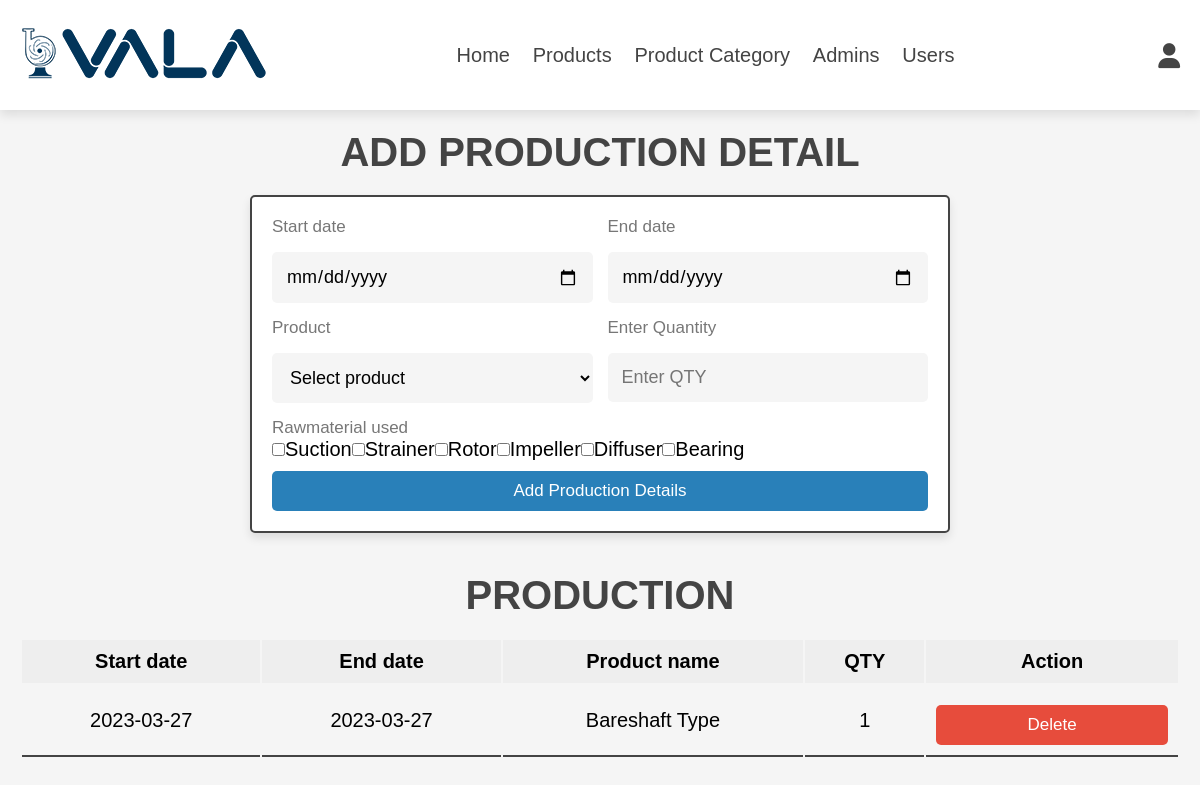
The page /production.php (signed in) on the database its author committed.
### tables this page shows
CREATE TABLE `rawmaterial` (
  `rawmaterial_id` int(11) NOT NULL,
  `rawmaterial_name` varchar(30) NOT NULL
);

CREATE TABLE `production` (
  `production_id` int(11) NOT NULL,
  `start_date` date DEFAULT NULL,
  `end_date` date DEFAULT NULL,
  `product_id` int(11) NOT NULL
);

CREATE TABLE `product` (
  `product_id` int(11) NOT NULL,
  `product_name` varchar(30) NOT NULL,
  `QOH` int(11) NOT NULL,
  `price` float NOT NULL,
  `img` varchar(50) NOT NULL,
  `description` varchar(255) DEFAULT NULL,
  `status` tinyint(4) NOT NULL,
  `product_cate_id` int(11) NOT NULL
);

### production.php (the view, shortened to what this page needs)
<?php
include 'admin_header.php';
include 'config.php';
?>
<!DOCTYPE html>
<html lang="en">
<head>
   <link rel="stylesheet" href="https://cdnjs.cloudflare.com/ajax/libs/font-awesome/6.1.1/css/all.min.css">
   <link rel="stylesheet" href="css/admin_style.css">
</head>
<body>
<section class="add-products">
   <h1 class="heading">add production detail</h1>
   <form action="" method="post" enctype="multipart/form-data">
      <div class="flex">
       <div class="inputBox">
            <span>Start date</span>
            <input type="date" class="box" placeholder="Select start date" name="stdate" required>
         </div>
         <div class="inputBox">
            <span>End date</span>
            <input type="date" class="box" placeholder="Select end date" name="edate" required>
         </div>
         <div class="inputBox">
            <span>Product</span>
            <select name="product_id" id="" class="box" required>
               <option value="">Select product</option>
            </select>
         </div>
         <div class="inputBox">
            <span>Enter Quantity</span>
            <input type="number" class="box" required maxlength="15" placeholder="Enter QTY" name="qty" min="1">
         </div>
         <div class="inputBox">
            <span>Rawmaterial used</span><br/>
            <?php
                $res=mysqli_query($conn,"select rawmaterial_id,rawmaterial_name from rawmaterial order by rawmaterial_name desc");
                while($row=mysqli_fetch_assoc($res)){
                  echo '<label style="font-size: 20px;"><input type="checkbox" name="raw_materials[]" value=" ' . $row["rawmaterial_id"] . ' ">' . $row["rawmaterial_name"].'</label>';
               }
            ?>
         </div>
      </div>
      <input type="submit" value="add production details" class="btn" name="add_production">
   </form>
</section>
<section class="show-products">
   <h1 class="heading">Production</h1>
   <div class="product-display">
<?php
   $select = mysqli_query($conn,"SELECT DISTINCT prd.QTY,prd.production_production_id,pr.*,p.* FROM production pr,production_details prd,product p WHERE prd.production_production_id=pr.production_id AND pr.product_id=p.product_id ORDER BY production_id DESC");
?>
   <table class="product-display-table">
      <thead>
         <tr>
            <th>Start date</th>
            <th>End date</th>
            <th>Product name</th>
            <th>QTY</th>
            <th>Action</th>
         </tr>
      </thead>
      <?php
         $num = mysqli_num_rows($select);
         if($num>0){
         while($row = mysqli_fetch_assoc($select)){
      ?>
         <tr>
            <td><?php echo $row['start_date']; ?></td>
            <td><?php echo $row['end_date']; ?></td>
            <td><?php echo $row['product_name']; ?></td>
            <td><?php echo $row['QTY']; ?></td>
            <td>
               <a href="production.php?delete=<?php echo $row['production_id'];  ?>" class="delete-btn" onclick="return confirm('Delete this production detail?');">delete</a>
               </td>
               </tr>
            <?php
         }
      }else{
         echo '<p class="empty">No production detail available!</p>';
      }
   ?>
   </div>
</section>
</body>
</html>

### css/admin_style.css (style rules this page uses)
:root { --main-color:#2980b9; --orange:#f39c12; --red:#e74c3c; --black:#444; --white:#fff; --light-color:#777; --light-bg:#f5f5f5; --border:.2rem solid var(--black); --box-shadow:0 .5rem 1rem rgba(0,0,0,.1); --bg-color:#eee; }
* { font-family: 'Nunito', sans-serif; margin:0; padding:0; box-sizing: border-box; outline: none; border:none; text-decoration: none; }
html { font-size: 62.5%; overflow-x: hidden; }
body { background-color: var(--light-bg); }
section { padding:2rem; max-width: 1200px; margin:0 auto; }
.heading { font-size: 4rem; color:var(--black); margin-bottom: 2rem; text-align: center; text-transform: uppercase; }
.btn, .delete-btn, .option-btn { display: block; width: 100%; margin-top: 1rem; border-radius: .5rem; padding:1rem 3rem; font-size: 1.7rem; text-transform: capitalize; color:var(--white); cursor: pointer; text-align: center; }
.btn { background-color: var(--main-color); }
.delete-btn { background-color: var(--red); }
.add-products form { max-width: 70rem; margin: 0 auto; background-color: var(--white); box-shadow: var(--box-shadow); border:var(--border); border-radius: .5rem; padding:2rem; }
.add-products form .flex { display: flex; gap:1.5rem; flex-wrap: wrap; }
.add-products form .flex .inputBox { flex:1 1 25rem; }
.add-products form span { font-size:1.7rem; color:var(--light-color); }
.add-products form .box { font-size: 1.8rem; background-color: var(--light-bg); border-radius: .5rem; padding:1.4rem; width: 100%; margin-top: 1.5rem; }
.product-display { margin:2rem 0; }
.product-display .product-display-table { width: 100%; text-align: center; }
.product-display .product-display-table thead { background: var(--bg-color); }
.product-display .product-display-table th { padding:1rem; font-size: 2rem; }
.product-display .product-display-table td { padding:1rem; font-size: 2rem; border-bottom: var(--border); }

### rows shown on the page
rawmaterial: rawmaterial_name "Suction"
rawmaterial: rawmaterial_name "Strainer"
rawmaterial: rawmaterial_name "Rotor"
rawmaterial: rawmaterial_name "Impeller"
rawmaterial: rawmaterial_name "Diffuser"
rawmaterial: rawmaterial_name "Bearing"
production: start_date "2023-03-27", end_date "2023-03-27", product.product_name "Bareshaft Type", QTY "1"
